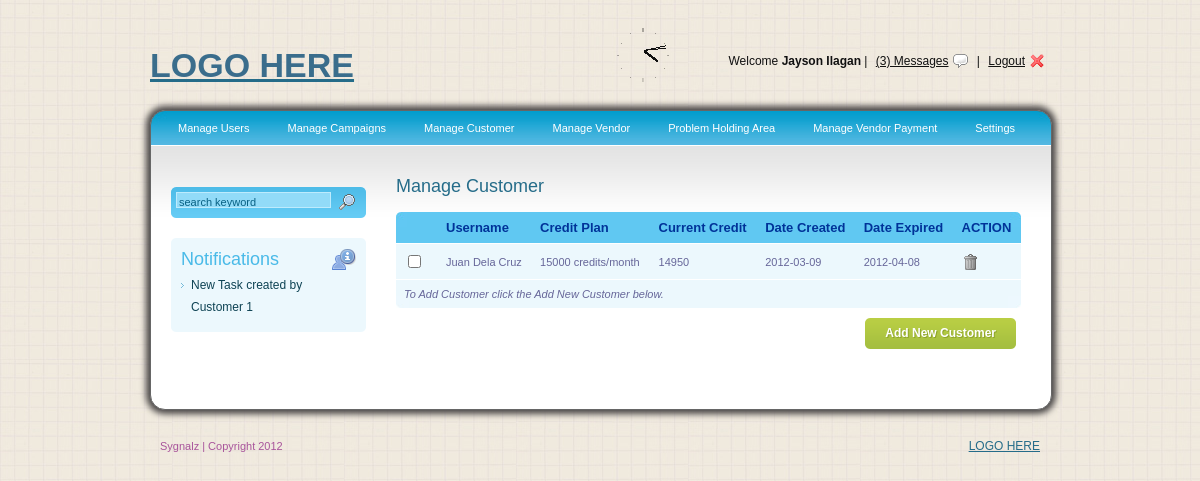
The app's page /MyPlayGround/manage_customer.php (signed in) with its own data.
### tables this page shows
CREATE TABLE IF NOT EXISTS `tbl_customer` (
  `customer_id` int(11) NOT NULL AUTO_INCREMENT,
  `plan_id` int(11) NOT NULL,
  `user_id` int(11) unsigned NOT NULL,
  `customer_credit` int(11) NOT NULL,
  `plan_started` text NOT NULL,
  `plan_end` text NOT NULL,
  PRIMARY KEY (`customer_id`),
  KEY `FK_tbl_customer_1` (`user_id`)
);

CREATE TABLE IF NOT EXISTS `tbl_user` (
  `userid` int(11) unsigned NOT NULL AUTO_INCREMENT,
  `fullname` varchar(100) NOT NULL,
  `screenname` varchar(20) NOT NULL,
  `emailadd` varchar(50) NOT NULL,
  `username` varchar(50) NOT NULL,
  `password` varchar(50) NOT NULL,
  `usertype` int(5) unsigned NOT NULL,
  `phonenumber` varchar(20) NOT NULL,
  `initial` int(2) NOT NULL,
  `user_set` text,
  PRIMARY KEY (`userid`)
);

CREATE TABLE IF NOT EXISTS `tbl_plan` (
  `plan_id` int(11) NOT NULL AUTO_INCREMENT,
  `plan_credit` text NOT NULL,
  PRIMARY KEY (`plan_id`)
);

### MyPlayGround/_libraries/generateModel.php (the view, shortened to what this page needs)
<?php
class Model extends Components{
       function getCustomer($conn,$cusId){
           $resultAuthUser = $conn->query("SELECT * FROM tbl_customer a LEFT JOIN tbl_user b ON a.user_id = b.userid LEFT JOIN tbl_plan c ON a.plan_id = c.plan_id");
           $finaldat = "";
          while($resultData=$resultAuthUser->fetch_array(MYSQLI_ASSOC)){
            if($cusId==$resultData['user_id']){
              $finaldat.= "<tr>
                        <td><input type='checkbox' /></td>
                        <td></td>
                        <td></td>
                        <td></td>
                        <td></td>
                        <td></td>
                        <input type='hidden' class='userId' name='nuserId' value='$resultData[user_id]' />
                        <td colspan='2'><img src='images/save.jpg' style='width:16px;height:16px;' alt='$resultData[user_id]' onclick='saveupUser(this.alt)' border='0' /></td>
                    </tr>";
            }
            else{
               $start = date('Y-m-d', $resultData['plan_started']);
               $end = date('Y-m-d', $resultData['plan_end']);
               $finaldat.= "<tr>
                        <td><input type='checkbox' /></td>
                        <td>$resultData[fullname]</td>
                        <td>$resultData[plan_credit] credits/month</td>
                        <td>$resultData[customer_credit]</td>
                        <td>$start</td>
                        <td>$end</td>
                        <input type='hidden' class='userId' name='nuserId' value='$resultData[user_id]' />
                        <td colspan='2'><img src='images/trash.png' alt='$resultData[user_id]' title='' class='deleteUser' onclick='delCustomer(this.alt)'  border='0' /></td>
                    </tr>";
            }
          }
          return $finaldat;
       }
}
?>

### MyPlayGround/_css/general.css (style rules this page uses)
html { color: #333333; font: 13px/22px "Lucida Grande", "Lucida Sans", "Lucida Sans Unicode", sans-serif; }
input { font: 13px/22px "Lucida Grande", "Lucida Sans", "Lucida Sans Unicode", sans-serif; }

### MyPlayGround/_css/demo.css (style rules this page uses)
body { background:#fff; color:#333; font: 12px/22px verdana, arial, sans-serif; height:100%; margin:0 auto; width:100%; }
img { border:0; }

### MyPlayGround/_css/style.css (style rules this page uses)
body { background:url(../images/bg.png); font-family:Arial, Helvetica, sans-serif; padding:0; font-size:12px; text-align: center; color: #0e4354; }
#rounded-corner td { padding: 8px; background: #ecf8fd; border-top: 1px solid #fff; color: #669; }

### MyPlayGround/_css/niceforms-default.css (style rules this page uses)
select, input, textarea, button { outline:none; resize:none; }

### records on screen
tbl_customer: user.fullname "Juan Dela Cruz", plan.plan_credit "15000", customer_credit "14950", plan_started "2012-03-09", plan_end "2012-04-08"

### other values on screen
$_SESSION['name'] "Jayson Ilagan"
COMPANY_NAME "Sygnalz"
